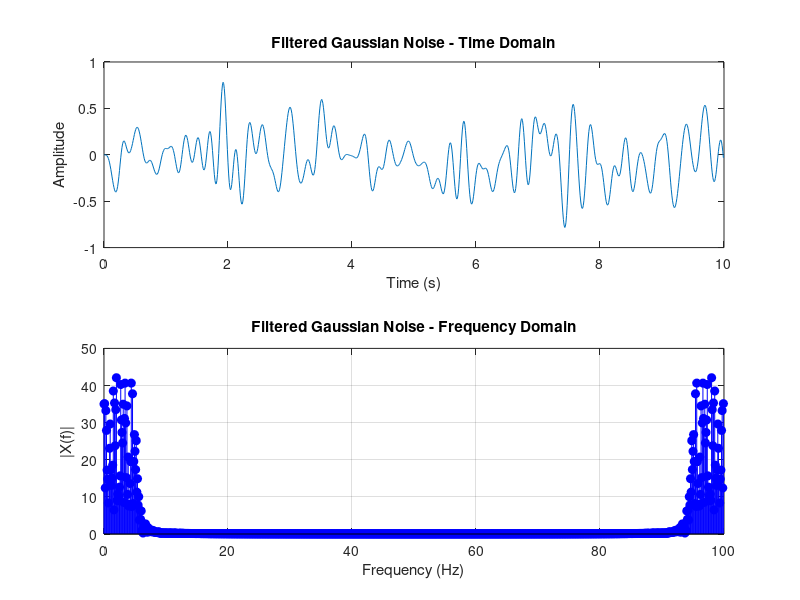

This chart was generated by the following MATLAB code:
% Task 1.7.2 - Filtered Random Noise
% Requirements: Filter the noise using a 5th order Chebyshev Type I filter with: Passband edge: 5 Hz, Ripple: 2 dB, Sampling frequency: 100 Hz, Plot in: Time domain (seconds) and Frequency domain (Hz)

% Parameters
fs = 100;                % Sampling frequency (Hz)
N = 1000;                 % Number of samples
ripple = 2;               % Passband ripple (dB)
f_pass = 5;                % Passband edge frequency (Hz)

% Generate white Gaussian noise
x = randn(1, N);

% Design lowpass Chebyshev filter
[b, a] = cheby1(5, ripple, 2*f_pass/fs);

% Apply filter
x_filtered = filter(b, a, x);

% Compute DFT
X_filtered = fft(x_filtered);

% Frequency axis in Hz
f = (0:N-1) * (fs/N);
t = (0:N-1) / fs;  % Time in seconds

% ====== PLOTS ======
figure;

% Time domain plot
subplot(2,1,1);
plot(t, x_filtered);
xlabel('Time (s)');
ylabel('Amplitude');
title('Filtered Gaussian Noise - Time Domain');

% Frequency domain plot
subplot(2,1,2);
stem(f, abs(X_filtered), 'b', 'filled');
xlabel('Frequency (Hz)');
ylabel('|X(f)|');
title('Filtered Gaussian Noise - Frequency Domain');
grid on;
